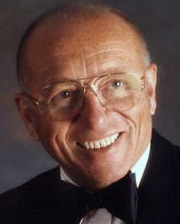
#> input picture sample_images/Joseph_Engelberger.jpg, 180 x 224 px
$ jupyter execute image-to-sketch.ipynb
#> lines starting #> are read from the running program, lines starting #| are printed output that depends on the picture
[cell 1]
import cv2
import matplotlib.pyplot as plt
plt.style.use('seaborn')

[cell 2]
img = cv2.imread("sample_images/Joseph_Engelberger.jpg")
#> img is the input picture: shape (224, 180, 3); mean B, G, R 63.4, 69.5, 93.1
img = cv2.cvtColor(img, cv2.COLOR_BGR2RGB)
plt.figure(figsize=(8,8))
plt.imshow(img)
plt.axis("off")
plt.title("Original Image")
plt.show()

[cell 3]
img_gray = cv2.cvtColor(img, cv2.COLOR_BGR2GRAY)
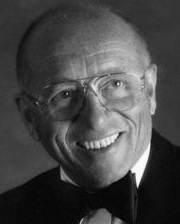
#> img_gray: shape (224, 180); min 1, max 253, mean 70.4
plt.figure(figsize=(8,8))
plt.imshow(img_gray, cmap="gray")
plt.axis("off")
plt.title("GrayScale Image")
plt.show()

[cell 4]
img_invert = cv2.bitwise_not(img_gray)
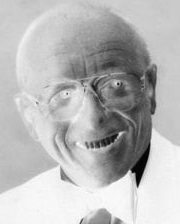
#> img_invert: shape (224, 180); min 2, max 254, mean 184.6
plt.figure(figsize=(8,8))
plt.imshow(img_invert, cmap="gray")
plt.axis("off")
plt.title("Inverted Image")
plt.show()

[cell 5]
img_smoothing = cv2.GaussianBlur(img_invert, (21, 21), sigmaX=0, sigmaY=0)
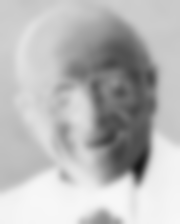
#> img_smoothing: shape (224, 180); min 24, max 247, mean 184.6
plt.figure(figsize=(8,8))
plt.imshow(img_smoothing, cmap="gray")
plt.axis("off")
plt.title("Smoothen Image")
plt.show()

[cell 6]
final = cv2.divide(img_gray, 255 - img_smoothing, scale=255)
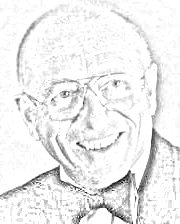
#> final: shape (224, 180); min 6, max 255, mean 237.9
plt.figure(figsize=(8,8))
plt.imshow(final, cmap="gray")
plt.axis("off")
plt.title("Final Sketch Image")
plt.show()

[cell 7]
def sketchify(path):
    # Read the image
    # Change color code from BGR to RGB

#> called with path = 'sample_images/Ray_Bradbury.jpg'
    img = cv2.imread(path)
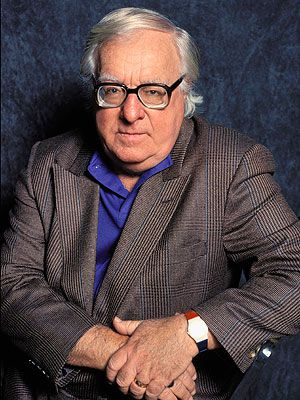
#> input picture sample_images/Ray_Bradbury.jpg, 300 x 400 px
#> img is the input picture: shape (400, 300, 3); mean B, G, R 72.6, 69.5, 83.2
    img = cv2.cvtColor(img, cv2.COLOR_BGR2RGB)

    # Convert image to GrayScale for easy handling

    img_gray = cv2.cvtColor(img, cv2.COLOR_RGB2GRAY)
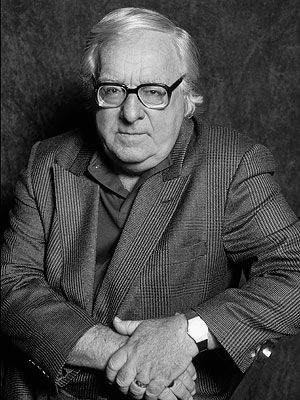
#> img_gray: shape (400, 300); min 0, max 255, mean 74

    # Invert image colors for detailed study

    img_invert = cv2.bitwise_not(img_gray)
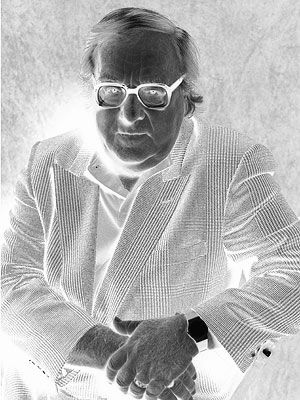
#> img_invert: shape (400, 300); min 0, max 255, mean 181

    # Smoothing the image

    img_smoothing = cv2.GaussianBlur(img_invert, (21, 21),sigmaX=0, sigmaY=0)
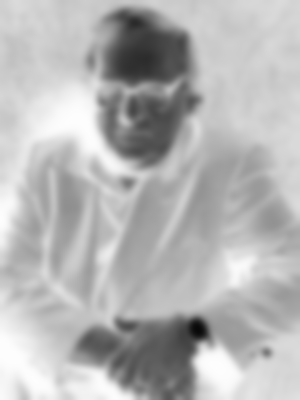
#> img_smoothing: shape (400, 300); min 8, max 253, mean 181

    # Converting to Sketch

    final = cv2.divide(img_gray, 255 - img_smoothing, scale=255)
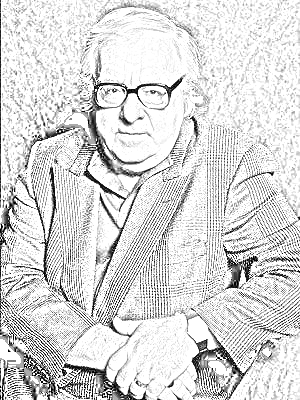
#> final: shape (400, 300); min 0, max 255, mean 216.7

    return img, img_gray, img_invert, img_smoothing, final

[cell 8]
def sketchify_display(img, img_gray, img_invert, img_smoothing, final):
    plt.figure(figsize=(20,20))
    plt.subplot(1,5,1)
    plt.imshow(img)
    plt.axis("off")
    plt.title("Original Image")
    plt.subplot(1,5,2)
    plt.imshow(img_gray,cmap="gray")
    plt.axis("off")
    plt.title("GrayScale Image")
    plt.subplot(1,5,3)
    plt.imshow(img_invert,cmap="gray")
    plt.axis("off")
    plt.title("Inverted Image")
    plt.subplot(1,5,4)
    plt.imshow(img_smoothing,cmap="gray")
    plt.axis("off")
    plt.title("Smoothen Image")
    plt.subplot(1,5,5)
    plt.imshow(final,cmap="gray")
    plt.axis("off")
    plt.title("Final Sketch Image")
    plt.show()
